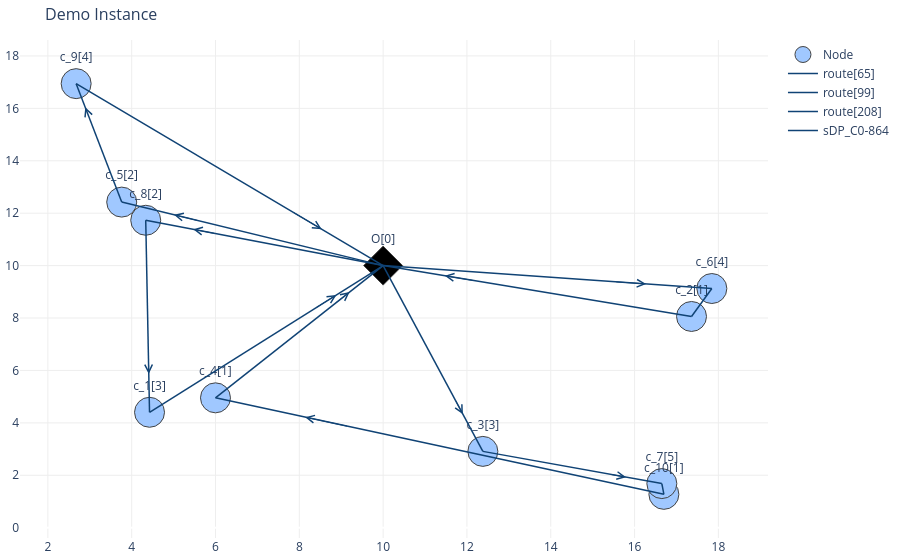

Notebook source saved alongside this figure:
### Code cell
sol_obj_phaseII = pd.Series(phaseII_model.model.getVars())
sol_vec_phaseII = pd.DataFrame(index = sol_obj_phaseII.apply(lambda x:x.VarName))
sol_vec_phaseII['value'] = sol_obj_phaseII.apply(lambda x:x.X).values
optimal_routes_phaseII = sol_vec_phaseII.loc[sol_vec_phaseII['value']==1]
ref_df = phaseII_model.init_routes_df.set_index('labels')
print(ref_df.loc[['m','lr']][optimal_routes_phaseII.index])
formatted_routes_list_II =  phaseII_model.getRoute4Plot(optimal_routes_phaseII.index.to_list(),
                                                        ref_df,edge_plot_config)
vis_sol.plot_network(formatted_routes_list_II,node_trace,_title="Demo Instance",_cus_dem=customer_demand)

### Figure 1 — Plotly figure (JSON) as saved in the notebook; plotly's stock layout.template omitted (floating-point values rounded to 4 significant figures)
{"data": [{"marker": {"color": [2, 2, 2, 2, 2, 2, 2, 2, 2, 2, 4], "colorscale": [[0, "rgb(0,0,0)"], [0.25, "rgb(230,0,0)"], [0.5, "rgb(230,210,0)"], [0.75, "rgb(255,255,255)"], [1, "rgb(160,200,255)"]], "line": {"width": 1}, "reversescale": true, "showscale": false, "size": 30, "symbol": ["circle", "circle", "circle", "circle", "circle", "circle", "circle", "circle", "circle", "circle", "diamond"]}, "mode": "markers+text", "name": "Node", "text": ["c_5[2]", "c_9[4]", "c_3[3]", "c_4[1]", "c_10[1]", "c_8[2]", "c_2[1]", "c_6[4]", "c_7[5]", "c_1[3]", "O[0]"], "textposition": "top center", "type": "scatter", "x": [3.762, 2.674, 12.38, 5.999, 16.7, 4.335, 17.36, 17.84, 16.65, 4.426, 10], "y": [12.42, 16.94, 2.912, 4.955, 1.272, 11.73, 8.059, 9.126, 1.683, 4.404, 10]}, {"hoverinfo": "text", "line": {"color": "#104375", "width": 1.5}, "mode": "lines+text", "name": "route[65]", "text": "", "textposition": "middle center", "type": "scatter", "x": [10, 4.335, null, 4.335, 4.426, null, 4.426, 10, null], "y": [10, 11.73, null, 11.73, 4.404, null, 4.404, 10, null]}, {"hoverinfo": "text", "line": {"color": "#104375", "width": 1.5}, "mode": "lines+text", "name": "route[99]", "text": "", "textposition": "middle center", "type": "scatter", "x": [17.36, 10, null, 17.84, 17.36, null, 10, 17.84, null], "y": [8.059, 10, null, 9.126, 8.059, null, 10, 9.126, null]}, {"hoverinfo": "text", "line": {"color": "#104375", "width": 1.5}, "mode": "lines+text", "name": "route[208]", "text": "", "textposition": "middle center", "type": "scatter", "x": [3.762, 2.674, null, 10, 3.762, null, 2.674, 10, null], "y": [12.42, 16.94, null, 10, 12.42, null, 16.94, 10, null]}, {"hoverinfo": "text", "line": {"color": "#104375", "width": 1.5}, "mode": "lines+text", "name": "sDP_C0-864", "text": "", "textposition": "middle center", "type": "scatter", "x": [10, 12.38, null, 12.38, 16.65, null, 16.7, 5.999, null, 5.999, 10, null, 16.65, 16.7, null], "y": [10, 2.912, null, 2.912, 1.683, null, 1.272, 4.955, null, 4.955, 10, null, 1.683, 1.272, null]}], "layout": {"annotations": [{"arrowcolor": "#104375", "arrowhead": 5, "arrowsize": 1.5, "ax": 6.034, "axref": "x", "ay": 11.21, "ayref": "y", "showarrow": true, "x": 5.468, "xref": "x", "y": 11.38, "yref": "y"}, {"arrowcolor": "#104375", "arrowhead": 5, "arrowsize": 1.5, "ax": 4.398, "axref": "x", "ay": 6.602, "ayref": "y", "showarrow": true, "x": 4.407, "xref": "x", "y": 5.869, "yref": "y"}, {"arrowcolor": "#104375", "arrowhead": 5, "arrowsize": 1.5, "ax": 8.328, "axref": "x", "ay": 8.321, "ayref": "y", "showarrow": true, "x": 8.885, "xref": "x", "y": 8.881, "yref": "y"}, {"arrowcolor": "#104375", "arrowhead": 5, "arrowsize": 1.5, "ax": 12.21, "axref": "x", "ay": 9.418, "ayref": "y", "showarrow": true, "x": 11.47, "xref": "x", "y": 9.612, "yref": "y"}, {"arrowcolor": "#104375", "arrowhead": 5, "arrowsize": 1.5, "ax": 17.5, "axref": "x", "ay": 8.379, "ayref": "y", "showarrow": true, "x": 17.46, "xref": "x", "y": 8.273, "yref": "y"}, {"arrowcolor": "#104375", "arrowhead": 5, "arrowsize": 1.5, "ax": 15.49, "axref": "x", "ay": 9.388, "ayref": "y", "showarrow": true, "x": 16.28, "xref": "x", "y": 9.3, "yref": "y"}, {"arrowcolor": "#104375", "arrowhead": 5, "arrowsize": 1.5, "ax": 3.001, "axref": "x", "ay": 15.59, "ayref": "y", "showarrow": true, "x": 2.892, "xref": "x", "y": 16.04, "yref": "y"}, {"arrowcolor": "#104375", "arrowhead": 5, "arrowsize": 1.5, "ax": 5.633, "axref": "x", "ay": 11.7, "ayref": "y", "showarrow": true, "x": 5.009, "xref": "x", "y": 11.94, "yref": "y"}, {"arrowcolor": "#104375", "arrowhead": 5, "arrowsize": 1.5, "ax": 7.802, "axref": "x", "ay": 12.08, "ayref": "y", "showarrow": true, "x": 8.535, "xref": "x", "y": 11.39, "yref": "y"}, {"arrowcolor": "#104375", "arrowhead": 5, "arrowsize": 1.5, "ax": 11.67, "axref": "x", "ay": 5.038, "ayref": "y", "showarrow": true, "x": 11.9, "xref": "x", "y": 4.329, "yref": "y"}, {"arrowcolor": "#104375", "arrowhead": 5, "arrowsize": 1.5, "ax": 15.37, "axref": "x", "ay": 2.052, "ayref": "y", "showarrow": true, "x": 15.8, "xref": "x", "y": 1.929, "yref": "y"}, {"arrowcolor": "#104375", "arrowhead": 5, "arrowsize": 1.5, "ax": 9.209, "axref": "x", "ay": 3.85, "ayref": "y", "showarrow": true, "x": 8.139, "xref": "x", "y": 4.219, "yref": "y"}, {"arrowcolor": "#104375", "arrowhead": 5, "arrowsize": 1.5, "ax": 8.8, "axref": "x", "ay": 8.487, "ayref": "y", "showarrow": true, "x": 9.2, "xref": "x", "y": 8.991, "yref": "y"}, {"arrowcolor": "#104375", "arrowhead": 5, "arrowsize": 1.5, "ax": 16.69, "axref": "x", "ay": 1.396, "ayref": "y", "showarrow": true, "x": 16.69, "xref": "x", "y": 1.355, "yref": "y"}], "hovermode": "closest", "margin": {"b": 20, "l": 5, "r": 5, "t": 40}, "plot_bgcolor": "rgba(0,0,0,0)", "showlegend": true, "title": {"font": {"size": 16}, "text": "Demo Instance"}, "xaxis": {"gridcolor": "#eee", "showgrid": true, "showticklabels": true, "zeroline": true}, "yaxis": {"gridcolor": "#eee", "showgrid": true, "showticklabels": true, "zeroline": true}}}
